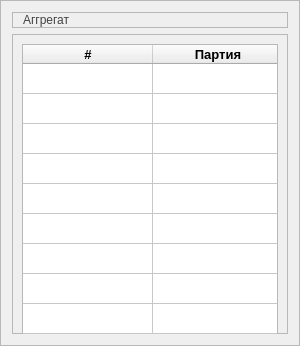
                  <widget class="QFrame" name="AggregatResult_container">
                   <property name="sizePolicy">
                    <sizepolicy hsizetype="Preferred" vsizetype="Expanding">
                     <horstretch>0</horstretch>
                     <verstretch>0</verstretch>
                    </sizepolicy>
                   </property>
                   <property name="minimumSize">
                    <size>
                     <width>0</width>
                     <height>0</height>
                    </size>
                   </property>
                   <property name="maximumSize">
                    <size>
                     <width>16777215</width>
                     <height>0</height>
                    </size>
                   </property>
                   <property name="frameShape">
                    <enum>QFrame::StyledPanel</enum>
                   </property>
                   <property name="frameShadow">
                    <enum>QFrame::Raised</enum>
                   </property>
                   <layout class="QVBoxLayout" name="verticalLayout_57">
                    <item alignment="Qt::AlignTop">
                     <widget class="QFrame" name="frame_54">
                      <property name="styleSheet">
                       <string notr="true">color: rgb(66, 66, 66);
	font: 20pt &quot;Segoe UI&quot;;</string>
                      </property>
                      <property name="frameShape">
                       <enum>QFrame::StyledPanel</enum>
                      </property>
                      <property name="frameShadow">
                       <enum>QFrame::Raised</enum>
                      </property>
                      <layout class="QHBoxLayout" name="horizontalLayout_38">
                       <property name="spacing">
                        <number>0</number>
                       </property>
                       <property name="leftMargin">
                        <number>10</number>
                       </property>
                       <property name="topMargin">
                        <number>0</number>
                       </property>
                       <property name="rightMargin">
                        <number>0</number>
                       </property>
                       <property name="bottomMargin">
                        <number>0</number>
                       </property>
                       <item alignment="Qt::AlignLeft|Qt::AlignVCenter">
                        <widget class="QLabel" name="label_11">
                         <property name="text">
                          <string>Аггрегат</string>
                         </property>
                        </widget>
                       </item>
                      </layout>
                     </widget>
                    </item>
                    <item>
                     <widget class="QFrame" name="frame_55">
                      <property name="sizePolicy">
                       <sizepolicy hsizetype="Preferred" vsizetype="Expanding">
                        <horstretch>0</horstretch>
                        <verstretch>0</verstretch>
                       </sizepolicy>
                      </property>
                      <property name="minimumSize">
                       <size>
                        <width>0</width>
                        <height>300</height>
                       </size>
                      </property>
                      <property name="frameShape">
                       <enum>QFrame::StyledPanel</enum>
                      </property>
                      <property name="frameShadow">
                       <enum>QFrame::Raised</enum>
                      </property>
                      <layout class="QVBoxLayout" name="verticalLayout_60">
                       <item alignment="Qt::AlignTop">
                        <widget class="QTableWidget" name="aggSearchData_Tab">
                         <property name="sizePolicy">
                          <sizepolicy hsizetype="Expanding" vsizetype="Expanding">
                           <horstretch>0</horstretch>
                           <verstretch>0</verstretch>
                          </sizepolicy>
                         </property>
                         <property name="minimumSize">
                          <size>
                           <width>0</width>
                           <height>700</height>
                          </size>
                         </property>
                         <property name="maximumSize">
                          <size>
                           <width>16777215</width>
                           <height>700</height>
                          </size>
                         </property>
                         <property name="editTriggers">
                          <set>QAbstractItemView::NoEditTriggers</set>
                         </property>
                         <property name="selectionMode">
                          <enum>QAbstractItemView::NoSelection</enum>
                         </property>
                         <property name="selectionBehavior">
                          <enum>QAbstractItemView::SelectRows</enum>
                         </property>
                         <property name="showGrid">
                          <bool>true</bool>
                         </property>
                         <property name="sortingEnabled">
                          <bool>false</bool>
                         </property>
                         <property name="rowCount">
                          <number>20</number>
                         </property>
                         <property name="columnCount">
                          <number>4</number>
                         </property>
                         <attribute name="horizontalHeaderVisible">
                          <bool>true</bool>
                         </attribute>
                         <attribute name="horizontalHeaderCascadingSectionResizes">
                          <bool>false</bool>
                         </attribute>
                         <attribute name="horizontalHeaderMinimumSectionSize">
                          <number>30</number>
                         </attribute>
                         <attribute name="horizontalHeaderDefaultSectionSize">
                          <number>130</number>
                         </attribute>
                         <attribute name="horizontalHeaderHighlightSections">
                          <bool>false</bool>
                         </attribute>
                         <attribute name="horizontalHeaderStretchLastSection">
                          <bool>true</bool>
                         </attribute>
                         <attribute name="verticalHeaderVisible">
                          <bool>false</bool>
                         </attribute>
                         <attribute name="verticalHeaderMinimumSectionSize">
                          <number>30</number>
                         </attribute>
                         <attribute name="verticalHeaderDefaultSectionSize">
                          <number>30</number>
                         </attribute>
                         <attribute name="verticalHeaderShowSortIndicator" stdset="0">
                          <bool>false</bool>
                         </attribute>
                         <row/>
                         <row/>
                         <row/>
                         <row/>
                         <row/>
                         <row/>
                         <row/>
                         <row/>
                         <row/>
                         <row/>
                         <row/>
                         <row/>
                         <row/>
                         <row/>
                         <row/>
                         <row/>
                         <row/>
                         <row/>
                         <row/>
                         <row/>
                         <column>
                          <property name="text">
                           <string>#</string>
                          </property>
                          <property name="font">
                           <font>
                            <pointsize>10</pointsize>
                            <bold>true</bold>
                           </font>
                          </property>
                         </column>
                         <column>
                          <property name="text">
                           <string>Партия</string>
                          </property>
                          <property name="font">
                           <font>
                            <pointsize>10</pointsize>
                            <bold>true</bold>
                           </font>
                          </property>
                         </column>
                         <column>
                          <property name="text">
                           <string>КИГУ</string>
                          </property>
                          <property name="font">
                           <font>
                            <pointsize>10</pointsize>
                            <bold>true</bold>
                           </font>
                          </property>
                         </column>
                         <column>
                          <property name="text">
                           <string>Код маркировки</string>
                          </property>
                          <property name="font">
                           <font>
                            <pointsize>10</pointsize>
                            <bold>true</bold>
                           </font>
                          </property>
                         </column>
                        </widget>
                       </item>
                      </layout>
                     </widget>
                    </item>
                   </layout>
                  </widget>
